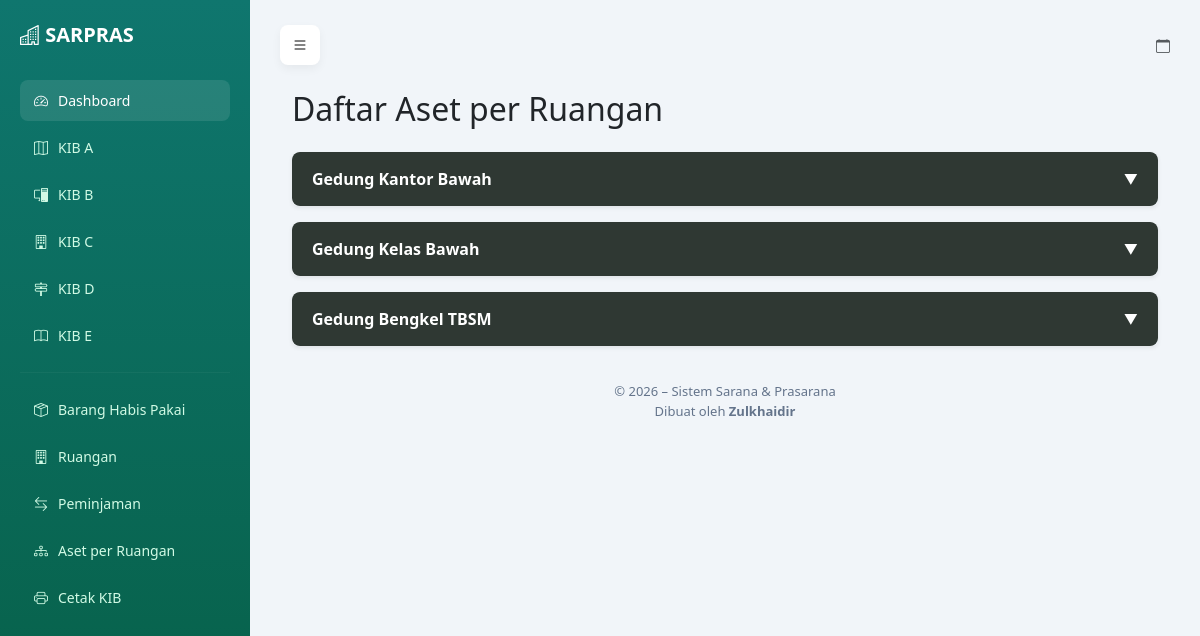
The page /aset-per-ruangan/ on the database its author committed.
### sarpras/models.py (models this page shows, shortened)
class Gedung(models.Model):
    kode_barang = models.CharField(max_length=50)
    nama = models.CharField(max_length=200)
    lokasi = models.CharField(max_length=200)
    luas = models.FloatField()
    kondisi = models.CharField(max_length=100)
    tahun_perolehan = models.IntegerField()

### sarpras/views.py (the view)
# urls.py: path('aset-per-ruangan/', views.aset_per_ruangan, name='aset_per_ruangan'),
def aset_per_ruangan(request):
    gedungs = Gedung.objects.all()
    return render(request, 'sarpras/aset_per_ruangan.html', {
        'gedungs': gedungs
    })

### sarpras/templates/sarpras/aset_per_ruangan.html (shortened to what this page needs)
{% extends "sarpras/base.html" %}
{% block content %}
<div class="container mt-4">
    <h2 class="mb-4">Daftar Aset per Ruangan</h2>
    {% for gedung in gedungs %}
    <div class="gedung-card mb-3 shadow-sm rounded">
        <div class="gedung-header d-flex justify-content-between align-items-center"
             onclick="toggleGedung('gedung{{ gedung.id }}')">
            <span class="fw-semibold">
                {{ gedung.nama }}
            </span>
            <span class="arrow" id="arrow{{ gedung.id }}">▼</span>
        </div>
    </div>
    {% endfor %}
</div>
{% endblock %}

### sarpras/templates/sarpras/base.html (style rules this page uses)
body { background: #f1f5f9; margin: 0; }

### sarpras/templates/sarpras/aset_per_ruangan.html (style rules this page uses)
.gedung-header { background: #2f3833; color: white; padding: 15px 20px; cursor: pointer; border-radius: 8px; transition: 0.3s; }
.gedung-card { overflow: hidden; }
.arrow { font-size: 14px; }

### rows shown on the page
Gedung: nama "Gedung Kantor Bawah"
Gedung: nama "Gedung Kelas Bawah"
Gedung: nama "Gedung Bengkel TBSM"
